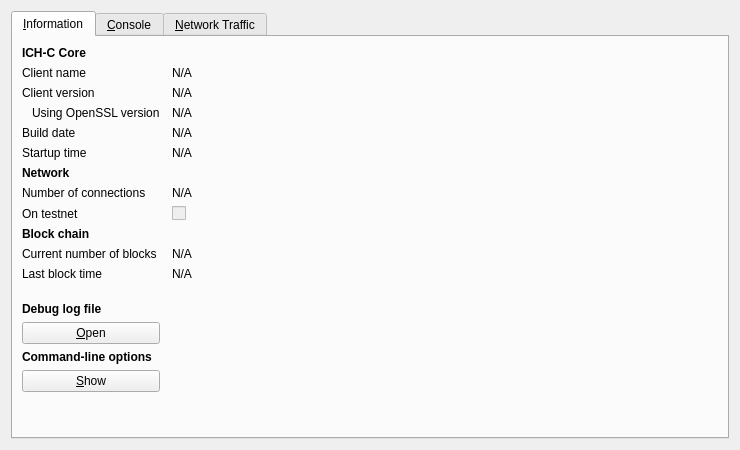
<?xml version="1.0" encoding="UTF-8"?>
<ui version="4.0">
 <class>RPCConsole</class>
 <widget class="QDialog" name="RPCConsole">
  <property name="geometry">
   <rect>
    <x>0</x>
    <y>0</y>
    <width>740</width>
    <height>450</height>
   </rect>
  </property>
  <property name="windowTitle">
   <string>ICH-C - Debug window</string>
  </property>
  <layout class="QVBoxLayout" name="verticalLayout_2">
   <item>
    <widget class="QTabWidget" name="tabWidget">
     <property name="currentIndex">
      <number>0</number>
     </property>
     <widget class="QWidget" name="tab_info">
      <attribute name="title">
       <string>&amp;Information</string>
      </attribute>
      <layout class="QGridLayout" name="gridLayout" columnstretch="0,1">
       <property name="horizontalSpacing">
        <number>12</number>
       </property>
       <item row="0" column="0">
        <widget class="QLabel" name="label_9">
         <property name="font">
          <font>
           <weight>75</weight>
           <bold>true</bold>
          </font>
         </property>
         <property name="text">
          <string>ICH-C Core</string>
         </property>
        </widget>
       </item>
       <item row="1" column="0">
        <widget class="QLabel" name="label_5">
         <property name="text">
          <string>Client name</string>
         </property>
        </widget>
       </item>
       <item row="1" column="1">
        <widget class="QLabel" name="clientName">
         <property name="cursor">
          <cursorShape>IBeamCursor</cursorShape>
         </property>
         <property name="text">
          <string>N/A</string>
         </property>
         <property name="textFormat">
          <enum>Qt::PlainText</enum>
         </property>
         <property name="textInteractionFlags">
          <set>Qt::LinksAccessibleByMouse|Qt::TextSelectableByKeyboard|Qt::TextSelectableByMouse</set>
         </property>
        </widget>
       </item>
       <item row="2" column="0">
        <widget class="QLabel" name="label_6">
         <property name="text">
          <string>Client version</string>
         </property>
        </widget>
       </item>
       <item row="2" column="1">
        <widget class="QLabel" name="clientVersion">
         <property name="cursor">
          <cursorShape>IBeamCursor</cursorShape>
         </property>
         <property name="text">
          <string>N/A</string>
         </property>
         <property name="textFormat">
          <enum>Qt::PlainText</enum>
         </property>
         <property name="textInteractionFlags">
          <set>Qt::LinksAccessibleByMouse|Qt::TextSelectableByKeyboard|Qt::TextSelectableByMouse</set>
         </property>
        </widget>
       </item>
       <item row="3" column="0">
        <widget class="QLabel" name="label_14">
         <property name="text">
          <string>Using OpenSSL version</string>
         </property>
         <property name="indent">
          <number>10</number>
         </property>
        </widget>
       </item>
       <item row="3" column="1">
        <widget class="QLabel" name="openSSLVersion">
         <property name="cursor">
          <cursorShape>IBeamCursor</cursorShape>
         </property>
         <property name="text">
          <string>N/A</string>
         </property>
         <property name="textFormat">
          <enum>Qt::PlainText</enum>
         </property>
         <property name="textInteractionFlags">
          <set>Qt::LinksAccessibleByMouse|Qt::TextSelectableByKeyboard|Qt::TextSelectableByMouse</set>
         </property>
        </widget>
       </item>
       <item row="4" column="0">
        <widget class="QLabel" name="label_12">
         <property name="text">
          <string>Build date</string>
         </property>
        </widget>
       </item>
       <item row="4" column="1">
        <widget class="QLabel" name="buildDate">
         <property name="cursor">
          <cursorShape>IBeamCursor</cursorShape>
         </property>
         <property name="text">
          <string>N/A</string>
         </property>
         <property name="textFormat">
          <enum>Qt::PlainText</enum>
         </property>
         <property name="textInteractionFlags">
          <set>Qt::LinksAccessibleByMouse|Qt::TextSelectableByKeyboard|Qt::TextSelectableByMouse</set>
         </property>
        </widget>
       </item>
       <item row="5" column="0">
        <widget class="QLabel" name="label_13">
         <property name="text">
          <string>Startup time</string>
         </property>
        </widget>
       </item>
       <item row="5" column="1">
        <widget class="QLabel" name="startupTime">
         <property name="cursor">
          <cursorShape>IBeamCursor</cursorShape>
         </property>
         <property name="text">
          <string>N/A</string>
         </property>
         <property name="textFormat">
          <enum>Qt::PlainText</enum>
         </property>
         <property name="textInteractionFlags">
          <set>Qt::LinksAccessibleByMouse|Qt::TextSelectableByKeyboard|Qt::TextSelectableByMouse</set>
         </property>
        </widget>
       </item>
       <item row="6" column="0">
        <widget class="QLabel" name="label_11">
         <property name="font">
          <font>
           <weight>75</weight>
           <bold>true</bold>
          </font>
         </property>
         <property name="text">
          <string>Network</string>
         </property>
        </widget>
       </item>
       <item row="7" column="0">
        <widget class="QLabel" name="label_7">
         <property name="text">
          <string>Number of connections</string>
         </property>
        </widget>
       </item>
       <item row="7" column="1">
        <widget class="QLabel" name="numberOfConnections">
         <property name="cursor">
          <cursorShape>IBeamCursor</cursorShape>
         </property>
         <property name="text">
          <string>N/A</string>
         </property>
         <property name="textFormat">
          <enum>Qt::PlainText</enum>
         </property>
         <property name="textInteractionFlags">
          <set>Qt::LinksAccessibleByMouse|Qt::TextSelectableByKeyboard|Qt::TextSelectableByMouse</set>
         </property>
        </widget>
       </item>
       <item row="8" column="0">
        <widget class="QLabel" name="label_8">
         <property name="text">
          <string>On testnet</string>
         </property>
        </widget>
       </item>
       <item row="8" column="1">
        <widget class="QCheckBox" name="isTestNet">
         <property name="enabled">
          <bool>false</bool>
         </property>
         <property name="text">
          <string/>
         </property>
        </widget>
       </item>
       <item row="9" column="0">
        <widget class="QLabel" name="label_10">
         <property name="font">
          <font>
           <weight>75</weight>
           <bold>true</bold>
          </font>
         </property>
         <property name="text">
          <string>Block chain</string>
         </property>
        </widget>
       </item>
       <item row="10" column="0">
        <widget class="QLabel" name="label_3">
         <property name="text">
          <string>Current number of blocks</string>
         </property>
        </widget>
       </item>
       <item row="10" column="1">
        <widget class="QLabel" name="numberOfBlocks">
         <property name="cursor">
          <cursorShape>IBeamCursor</cursorShape>
         </property>
         <property name="text">
          <string>N/A</string>
         </property>
         <property name="textFormat">
          <enum>Qt::PlainText</enum>
         </property>
         <property name="textInteractionFlags">
          <set>Qt::LinksAccessibleByMouse|Qt::TextSelectableByKeyboard|Qt::TextSelectableByMouse</set>
         </property>
        </widget>
       </item>
       <item row="11" column="0">
        <widget class="QLabel" name="label_2">
         <property name="text">
          <string>Last block time</string>
         </property>
        </widget>
       </item>
       <item row="11" column="1">
        <widget class="QLabel" name="lastBlockTime">
         <property name="cursor">
          <cursorShape>IBeamCursor</cursorShape>
         </property>
         <property name="text">
          <string>N/A</string>
         </property>
         <property name="textFormat">
          <enum>Qt::PlainText</enum>
         </property>
         <property name="textInteractionFlags">
          <set>Qt::LinksAccessibleByMouse|Qt::TextSelectableByKeyboard|Qt::TextSelectableByMouse</set>
         </property>
        </widget>
       </item>
       <item row="12" column="0">
        <spacer name="verticalSpacer_2">
         <property name="orientation">
          <enum>Qt::Vertical</enum>
         </property>
         <property name="sizeHint" stdset="0">
          <size>
           <width>20</width>
           <height>20</height>
          </size>
         </property>
        </spacer>
       </item>
       <item row="13" column="0">
        <widget class="QLabel" name="labelDebugLogfile">
         <property name="font">
          <font>
           <weight>75</weight>
           <bold>true</bold>
          </font>
         </property>
         <property name="text">
          <string>Debug log file</string>
         </property>
        </widget>
       </item>
       <item row="14" column="0">
        <widget class="QPushButton" name="openDebugLogfileButton">
         <property name="toolTip">
          <string>Open the ICH-C debug log file from the current data directory. This can take a few seconds for large log files.</string>
         </property>
         <property name="text">
          <string>&amp;Open</string>
         </property>
         <property name="autoDefault">
          <bool>false</bool>
         </property>
        </widget>
       </item>
       <item row="15" column="0">
        <widget class="QLabel" name="labelCLOptions">
         <property name="font">
          <font>
           <weight>75</weight>
           <bold>true</bold>
          </font>
         </property>
         <property name="text">
          <string>Command-line options</string>
         </property>
        </widget>
       </item>
       <item row="16" column="0">
        <widget class="QPushButton" name="showCLOptionsButton">
         <property name="toolTip">
          <string>Show the ICH-C help message to get a list with possible ICH-C command-line options.</string>
         </property>
         <property name="text">
          <string>&amp;Show</string>
         </property>
         <property name="autoDefault">
          <bool>false</bool>
         </property>
        </widget>
       </item>
       <item row="17" column="0">
        <spacer name="verticalSpacer">
         <property name="orientation">
          <enum>Qt::Vertical</enum>
         </property>
         <property name="sizeHint" stdset="0">
          <size>
           <width>20</width>
           <height>40</height>
          </size>
         </property>
        </spacer>
       </item>
      </layout>
     </widget>
     <widget class="QWidget" name="tab_console">
      <attribute name="title">
       <string>&amp;Console</string>
      </attribute>
      <layout class="QVBoxLayout" name="verticalLayout_3">
       <property name="spacing">
        <number>3</number>
       </property>
       <item>
        <widget class="QTextEdit" name="messagesWidget">
         <property name="minimumSize">
          <size>
           <width>0</width>
           <height>100</height>
          </size>
         </property>
         <property name="readOnly">
          <bool>true</bool>
         </property>
         <property name="tabKeyNavigation" stdset="0">
          <bool>false</bool>
         </property>
         <property name="columnCount" stdset="0">
          <number>2</number>
         </property>
        </widget>
       </item>
       <item>
        <layout class="QHBoxLayout" name="horizontalLayout">
         <property name="spacing">
          <number>3</number>
         </property>
         <item>
          <widget class="QLabel" name="label">
           <property name="text">
            <string notr="true">&gt;</string>
           </property>
          </widget>
         </item>
         <item>
          <widget class="QLineEdit" name="lineEdit"/>
         </item>
         <item>
          <widget class="QPushButton" name="clearButton">
           <property name="maximumSize">
            <size>
             <width>24</width>
             <height>24</height>
            </size>
           </property>
           <property name="toolTip">
            <string>Clear console</string>
           </property>
           <property name="text">
            <string/>
           </property>
           <property name="icon">
            <iconset resource="../bitcoin.qrc">
             <normaloff>:/icons/remove</normaloff>:/icons/remove</iconset>
           </property>
           <property name="shortcut">
            <string notr="true">Ctrl+L</string>
           </property>
           <property name="autoDefault">
            <bool>false</bool>
           </property>
          </widget>
         </item>
        </layout>
       </item>
      </layout>
     </widget>
     <widget class="QWidget" name="tab">
      <attribute name="title">
       <string>&amp;Network Traffic</string>
      </attribute>
      <layout class="QHBoxLayout" name="horizontalLayout_3">
       <item>
        <layout class="QVBoxLayout" name="verticalLayout_4">
         <item>
          <widget class="TrafficGraphWidget" name="trafficGraph" native="true">
           <property name="sizePolicy">
            <sizepolicy hsizetype="Expanding" vsizetype="Expanding">
             <horstretch>0</horstretch>
             <verstretch>0</verstretch>
            </sizepolicy>
           </property>
          </widget>
         </item>
         <item>
          <layout class="QHBoxLayout" name="horizontalLayout_2">
           <item>
            <widget class="QSlider" name="sldGraphRange">
             <property name="minimum">
              <number>1</number>
             </property>
             <property name="maximum">
              <number>288</number>
             </property>
             <property name="pageStep">
              <number>12</number>
             </property>
             <property name="value">
              <number>6</number>
             </property>
             <property name="orientation">
              <enum>Qt::Horizontal</enum>
             </property>
            </widget>
           </item>
           <item>
            <widget class="QLabel" name="lblGraphRange">
             <property name="minimumSize">
              <size>
               <width>100</width>
               <height>0</height>
              </size>
             </property>
             <property name="alignment">
              <set>Qt::AlignCenter</set>
             </property>
            </widget>
           </item>
           <item>
            <widget class="QPushButton" name="btnClearTrafficGraph">
             <property name="text">
              <string>&amp;Clear</string>
             </property>
            </widget>
           </item>
          </layout>
         </item>
        </layout>
       </item>
       <item>
        <layout class="QVBoxLayout" name="verticalLayout">
         <item>
          <widget class="QGroupBox" name="groupBox">
           <property name="title">
            <string>Totals</string>
           </property>
           <layout class="QVBoxLayout" name="verticalLayout_5">
            <item>
             <layout class="QHBoxLayout" name="horizontalLayout_4">
              <item>
               <widget class="Line" name="line">
                <property name="sizePolicy">
                 <sizepolicy hsizetype="Fixed" vsizetype="Fixed">
                  <horstretch>0</horstretch>
                  <verstretch>0</verstretch>
                 </sizepolicy>
                </property>
                <property name="minimumSize">
                 <size>
                  <width>10</width>
                  <height>0</height>
                 </size>
                </property>
                <property name="palette">
                 <palette>
                  <active>
                   <colorrole role="Light">
                    <brush brushstyle="SolidPattern">
                     <color alpha="255">
                      <red>0</red>
                      <green>255</green>
                      <blue>0</blue>
                     </color>
                    </brush>
                   </colorrole>
                  </active>
                  <inactive>
                   <colorrole role="Light">
                    <brush brushstyle="SolidPattern">
                     <color alpha="255">
                      <red>0</red>
                      <green>255</green>
                      <blue>0</blue>
                     </color>
                    </brush>
                   </colorrole>
                  </inactive>
                  <disabled>
                   <colorrole role="Light">
                    <brush brushstyle="SolidPattern">
                     <color alpha="255">
                      <red>0</red>
                      <green>255</green>
                      <blue>0</blue>
                     </color>
                    </brush>
                   </colorrole>
                  </disabled>
                 </palette>
                </property>
                <property name="orientation">
                 <enum>Qt::Horizontal</enum>
                </property>
               </widget>
              </item>
              <item>
               <widget class="QLabel" name="label_16">
                <property name="text">
                 <string>In:</string>
                </property>
               </widget>
              </item>
              <item>
               <widget class="QLabel" name="lblBytesIn">
                <property name="minimumSize">
                 <size>
                  <width>50</width>
                  <height>0</height>
                 </size>
                </property>
                <property name="alignment">
                 <set>Qt::AlignRight|Qt::AlignTrailing|Qt::AlignVCenter</set>
                </property>
               </widget>
              </item>
             </layout>
            </item>
            <item>
             <layout class="QHBoxLayout" name="horizontalLayout_5">
              <item>
               <widget class="Line" name="line_2">
                <property name="sizePolicy">
                 <sizepolicy hsizetype="Fixed" vsizetype="Fixed">
                  <horstretch>0</horstretch>
                  <verstretch>0</verstretch>
                 </sizepolicy>
                </property>
                <property name="minimumSize">
                 <size>
                  <width>10</width>
                  <height>0</height>
                 </size>
                </property>
                <property name="palette">
                 <palette>
                  <active>
                   <colorrole role="Light">
                    <brush brushstyle="SolidPattern">
                     <color alpha="255">
                      <red>255</red>
                      <green>0</green>
                      <blue>0</blue>
                     </color>
                    </brush>
                   </colorrole>
                  </active>
                  <inactive>
                   <colorrole role="Light">
                    <brush brushstyle="SolidPattern">
                     <color alpha="255">
                      <red>255</red>
                      <green>0</green>
                      <blue>0</blue>
                     </color>
                    </brush>
                   </colorrole>
                  </inactive>
                  <disabled>
                   <colorrole role="Light">
                    <brush brushstyle="SolidPattern">
                     <color alpha="255">
                      <red>255</red>
                      <green>0</green>
                      <blue>0</blue>
                     </color>
                    </brush>
                   </colorrole>
                  </disabled>
                 </palette>
                </property>
                <property name="orientation">
                 <enum>Qt::Horizontal</enum>
                </property>
               </widget>
              </item>
              <item>
               <widget class="QLabel" name="label_17">
                <property name="text">
                 <string>Out:</string>
                </property>
               </widget>
              </item>
              <item>
               <widget class="QLabel" name="lblBytesOut">
                <property name="minimumSize">
                 <size>
                  <width>50</width>
                  <height>0</height>
                 </size>
                </property>
                <property name="alignment">
                 <set>Qt::AlignRight|Qt::AlignTrailing|Qt::AlignVCenter</set>
                </property>
               </widget>
              </item>
             </layout>
            </item>
            <item>
             <spacer name="verticalSpacer_4">
              <property name="orientation">
               <enum>Qt::Vertical</enum>
              </property>
              <property name="sizeHint" stdset="0">
               <size>
                <width>20</width>
                <height>407</height>
               </size>
              </property>
             </spacer>
            </item>
           </layout>
          </widget>
         </item>
        </layout>
       </item>
      </layout>
     </widget>
    </widget>
   </item>
  </layout>
 </widget>
 <customwidgets>
  <customwidget>
   <class>TrafficGraphWidget</class>
   <extends>QWidget</extends>
   <header>trafficgraphwidget.h</header>
   <container>1</container>
   <slots>
    <slot>clear()</slot>
   </slots>
  </customwidget>
 </customwidgets>
 <resources>
  <include location="../bitcoin.qrc"/>
 </resources>
 <connections/>
</ui>
